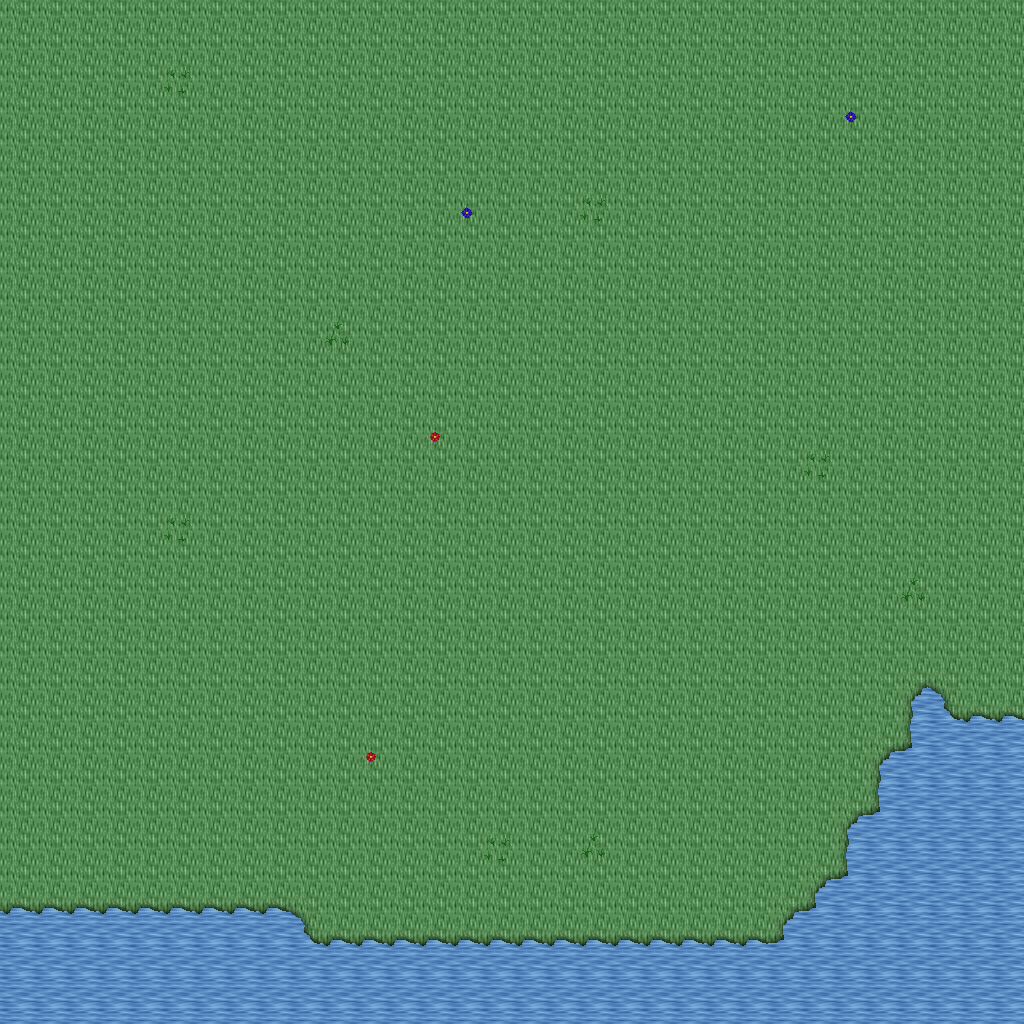

The image is a tile-based game level rendered from a .tmx file. Its description and source (layers, tilesets, objects; grid data summarised) follow:
An orthogonal 32x32 tile map with 32x32 px tiles, 5 tile layers (Ground, Objects, Objects2, Above, ...), 1 hidden layer not drawn, 10 tilesets.

<map version="1.10" tiledversion="1.11.0" orientation="orthogonal" renderorder="right-down" width="32" height="32" tilewidth="32" tileheight="32" infinite="0" nextlayerid="11" nextobjectid="1">
 <tileset firstgid="1" name="ground_ground" tilewidth="32" tileheight="32" tilecount="33" columns="3">
  <image source="../drawable/ground_ground.png" width="96" height="352" />
 </tileset>
 <tileset firstgid="34" name="ground_grass_edges" tilewidth="32" tileheight="32" tilecount="36" columns="12">
  <image source="../drawable/ground_grass_edges.png" width="384" height="96" />
 </tileset>
 <tileset firstgid="70" name="ground_water_pool" tilewidth="32" tileheight="32" tilecount="72" columns="3">
  <image source="../drawable/ground_water_pool.png" width="96" height="768" />
 </tileset>
 <tileset firstgid="142" name="ground_grass_corners" tilewidth="32" tileheight="32" tilecount="24" columns="6">
  <image source="../drawable/ground_grass_corners.png" width="192" height="128" />
 </tileset>
 <tileset firstgid="166" name="plant_grasses" tilewidth="32" tileheight="32" tilecount="6" columns="3">
  <image source="../drawable/plant_grasses.png" width="96" height="64" />
 </tileset>
 <tileset firstgid="172" name="plant_flower_daisy_red" tilewidth="32" tileheight="32" tilecount="8" columns="2">
  <image source="../drawable/plant_flower_daisy_red.png" width="64" height="128" />
 </tileset>
 <tileset firstgid="180" name="plant_flower_daisy_blue" tilewidth="32" tileheight="32" tilecount="8" columns="2">
  <image source="../drawable/plant_flower_daisy_blue.png" width="64" height="128" />
 </tileset>
 <tileset firstgid="188" name="item_corpse_huge_animal" tilewidth="32" tileheight="32" tilecount="16" columns="2">
  <image source="../drawable/item_corpse_huge_animal.png" width="64" height="256" />
 </tileset>
 <tileset firstgid="204" name="logic_collision" tilewidth="32" tileheight="32" tilecount="1" columns="1">
  <image source="../drawable/logic_collision.png" width="32" height="32" />
 </tileset>
 <tileset firstgid="205" name="ground_water_pool_deep" tilewidth="32" tileheight="32" tilecount="72" columns="3">
  <image source="../drawable/ground_water_pool_deep.png" width="96" height="768" />
 </tileset>
 <layer id="1" name="Ground" width="32" height="32">
  <data>[1024 cells, 1024 non-empty, 2 distinct tile ids]</data>
 </layer>
 <layer id="2" name="Objects" width="32" height="32">
  <data>[1024 cells, 42 non-empty, 6 distinct tile ids]</data>
 </layer>
 <layer id="3" name="Objects2" width="32" height="32">
  <data>[1024 cells, 12 non-empty, 4 distinct tile ids]</data>
 </layer>
 <layer id="4" name="Above" width="32" height="32">
  <data>[1024 cells, 0 non-empty, 0 distinct tile ids]</data>
 </layer>
 <layer id="5" name="Above2" width="32" height="32">
  <data>[1024 cells, 0 non-empty, 0 distinct tile ids]</data>
 </layer>
 <layer id="6" name="Walkable" width="32" height="32" visible="0">
  <data>[1024 cells, 0 non-empty, 0 distinct tile ids]</data>
 </layer>
 <objectgroup id="7" name="Mapevents" />
 <objectgroup id="8" name="Spawn" />
 <objectgroup id="9" name="Keys" />
 <objectgroup id="10" name="Replace" />
</map>
